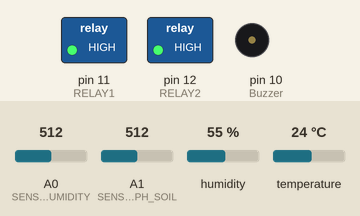
A sketch run on a simulated Arduino Uno, built with avr-gcc and run on an emulated ATmega328P. Shown: switched loads named in the sketch (green lamp = pin HIGH), buzzer (waves = sounding, pin HIGH). Inputs (shaded band) come from the test bench; at power-on: A0 (SENSOR_HUMIDITY) = 512, A1 (SENSOR_PH_SOIL) = 512, humidity 55 %, temperature 24 °C.

Above: at 1.2 s.
1.3 s: A0 (SENSOR_HUMIDITY) set to 892
3.2 s: A0 (SENSOR_HUMIDITY) set to 912
At 11.4 s:
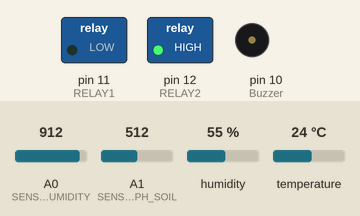
11.6 s: A0 (SENSOR_HUMIDITY) set to 890
At 12.3 s:
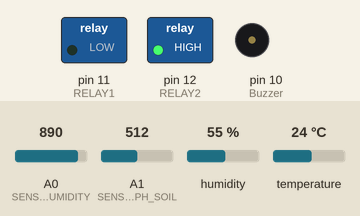
13.1 s: A0 (SENSOR_HUMIDITY) set to 910
At 14.3 s:
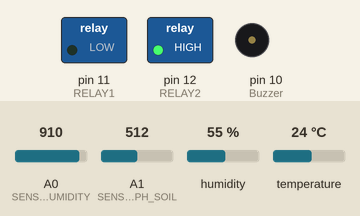
Timing chart, 0 to 20.1 s (numbered marks = the images above; inputs shaded):
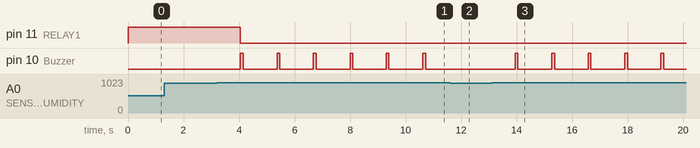

The sketch:

TX_ARDUINO.ino
```cpp
#include "DHT.h"

#define Buzzer 10
#define RELAY1 11 // untuk penyiraman
#define RELAY2 12 // belum terdefinisi

#define pinDHT 13
#define DHTTYPE DHT11
DHT dht(pinDHT, DHTTYPE);

const int SENSOR_HUMIDITY = A0;
const int SENSOR_PH_SOIL = A1;

String data[4];

void setup() {
  Serial.begin(9600);
  dht.begin();
  pinMode(RELAY1, OUTPUT);
  pinMode(RELAY2, OUTPUT);
  pinMode(Buzzer, OUTPUT);
  digitalWrite(Buzzer, LOW);
  digitalWrite(RELAY1, HIGH);
  digitalWrite(RELAY2, HIGH);
  data[3] = "OFF";
}

void loop() {
  handleReadHumiditySensor();
  handleReadTemperatureSensor();
  handleReadPHSensor();
  String RXRequest = "";
  while(Serial.available() > 0){
    RXRequest += char(Serial.read());
  }
  RXRequest.trim();
  if(RXRequest == "GET"){
    String sendingData = data[0] + ":" + data[1] + ":" + data[2] + ":" + data[3];
    Serial.println(sendingData);
  }

//  Serial.println("===============DATA SENSOR===============");
//  Serial.println("HUMIDITY :" + data[0]);
//  Serial.println("TEMPERATURE :" + data[1]);
//  Serial.println("PH SOIL :" + data[2]);
//  Serial.println("WATERING :" + data[3]);
//  Serial.println("=========================================");
  RXRequest = "";
  delay(1000);
}

void handleReadHumiditySensor(){
  int humidity = analogRead(SENSOR_HUMIDITY);
  data[0] = humidity;
  if(humidity > 900){
    digitalWrite(RELAY1, LOW);
    data[3] = "ON";
    if(humidity < 500){
      digitalWrite(RELAY1, HIGH);
      data[3] = "OFF";
    }else{
      playBuzzer();
    }
  }else{
    if(humidity < 500){
      digitalWrite(RELAY1, HIGH);
      data[3] = "OFF";
    }
  }

}

void handleReadTemperatureSensor(){
  float temperature = dht.readTemperature();
  if(!isnan(temperature)){
    data[1] = temperature;
  }
}

void handleReadPHSensor(){
  data[2] = analogRead(SENSOR_PH_SOIL);
}

void playBuzzer(){
  digitalWrite(Buzzer, HIGH);
  delay(100);
  digitalWrite(Buzzer, LOW);
  delay(200);
}
```

Measured:
- the behaviour switches between 900 and 901 on A0 (SENSOR_HUMIDITY) (found by bisection; images 0 and 1)
- after the input at 1.3 s, every drawn part: stays the same
- after the input at 3.2 s, pin 11 (RELAY1): HIGH → LOW after 0.85 s; pin 10 (Buzzer): alternates HIGH for 0.10 s and LOW for 1.2 s, starting after 0.85 s
- after the input at 11.6 s, pin 10 (Buzzer): stays LOW (without the input it goes to HIGH after 0.32 s)
- after the input at 13.1 s, pin 10 (Buzzer): alternates HIGH for 0.10 s and LOW for 1.2 s, starting after 0.85 s
